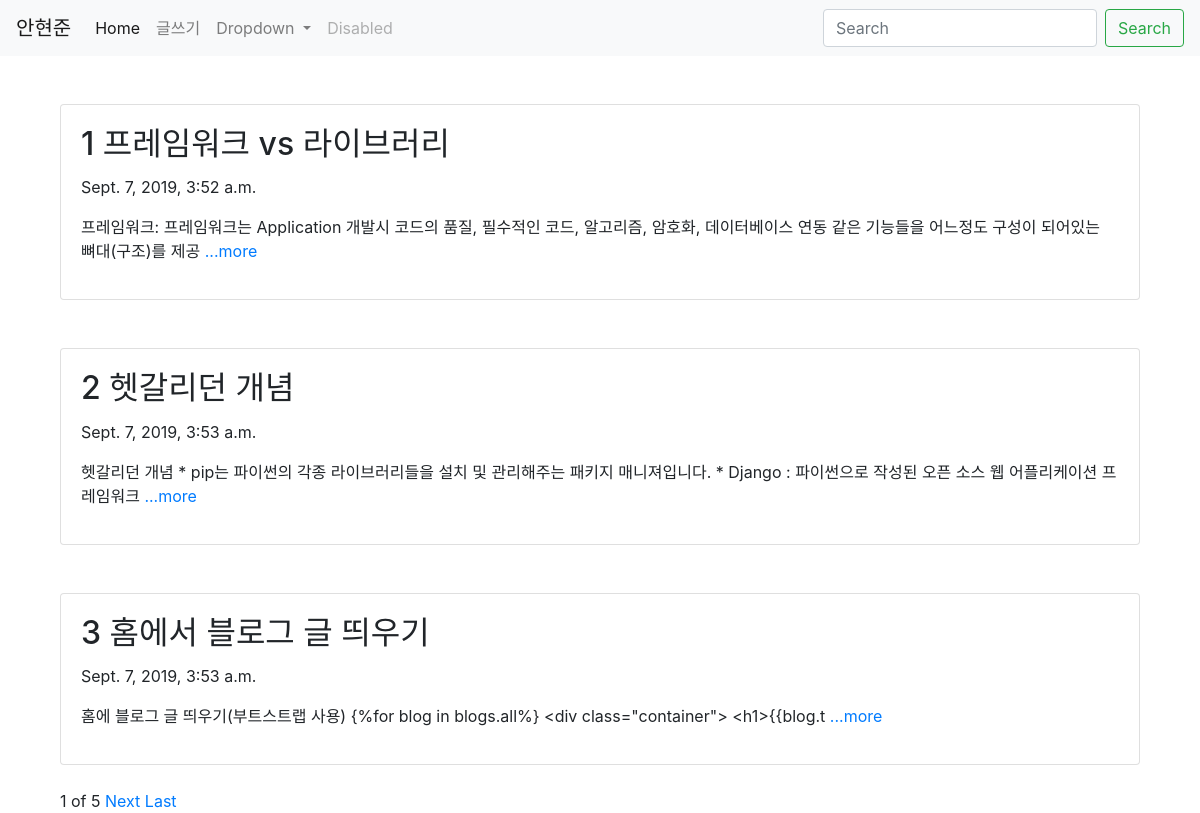
The page / on the database its author committed.
### blog/models.py (models this page shows, shortened)
class Blog(models.Model):
    title = models.CharField(max_length=200)
    pub_date = models.DateTimeField('date published')
    body = models.TextField()
    def summary(self):
         return self.body[:100]

### blog/views.py (the view)
# urls.py: path('', blog.views.home, name = 'home'),
def home(request):
    blogs = Blog.objects
    blog_list = Blog.objects.all()
    paginator = Paginator(blog_list, 3)
    page = request.GET.get('page')
    posts = paginator.get_page(page)
    return render(request, 'blog/home.html', {'blogs':blogs, 'posts':posts})

### blog/templates/blog/home.html (shortened to what this page needs)
{% extends 'base.html' %}
{% block content %}
<br>
    {% for blog in posts %}
    <body>
        <br>
        <div class="container">
            <div class="card">
                <div class="card-body">
                    <h2 class="card-title">{{blog.title}}</h2>
                    <p>{{blog.pub_date}}</p>
                    <p>{{blog.summary}} <a href="{% url 'detail' blog.id %}">...more</a></p>
                </div>
            </div>
        </div>
        <br>
    </body>
    {% endfor %}
    <div class="container">
        <span>{{posts.number}}</span>
        <span>of</span>
        <span>{{posts.paginator.num_pages}}</span>
        {% if posts.has_next %}
          <a href="?page={{posts.next_page_number}}">Next</a>
          <a href="?page={{posts.paginator.num_pages}}">Last</a>
        {% endif %}
    </div>
{% endblock %}

### rows shown on the page
Blog: title "1 프레임워크 vs 라이브러리", pub_date "Sept. 7, 2019, 3:52 a.m.", summary "프레임워크: 프레임워크는 Application 개발시 코드의 품질, 필수적인 코드, 알고리즘, 암호화, 데이터베이스 연동 같은 기능들을 어느정도 구성이 되어있는 뼈대(구조)를 제공"
Blog: title "2 헷갈리던 개념", pub_date "Sept. 7, 2019, 3:53 a.m.", summary "헷갈리던 개념 * pip는 파이썬의 각종 라이브러리들을 설치 및 관리해주는 패키지 매니져입니다. * Django : 파이썬으로 작성된 오픈 소스 웹 어플리케이션 프레임워크"
Blog: title "3 홈에서 블로그 글 띄우기", pub_date "Sept. 7, 2019, 3:53 a.m.", summary "홈에 블로그 글 띄우기(부트스트랩 사용) {%for blog in blogs.all%} <div class=\"container\"> <h1>{{blog.t"

### other values the page prints
{{ posts.number }} "1"
{{ posts.paginator.num_pages }} "5"
